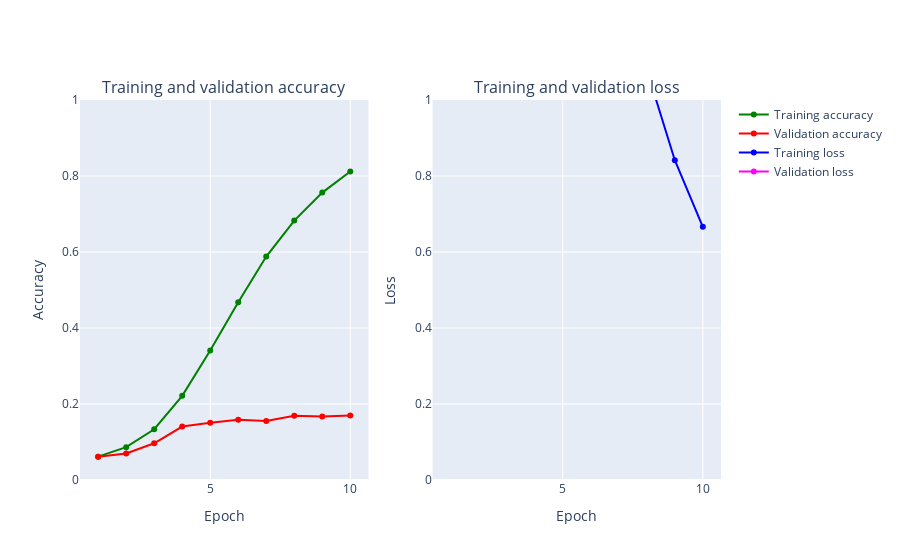

Write notebook code for a chart like this one.
### Code cell
epochs = 15
num_classes = 20
seed = np.random.seed(1)







fashion_model = Sequential()
fashion_model.add(Conv2D(32, kernel_size=(3, 3),activation='relu',input_shape=(32,32,3)))
fashion_model.add(Conv2D(64, (3, 3), activation='relu'))
fashion_model.add(Flatten())
fashion_model.add(Dense(128, activation='relu'))
fashion_model.add(Dense(num_classes, activation='softmax'))

fashion_model.compile(loss='categorical_crossentropy', optimizer=Adam(),metrics=['accuracy'])
fashion_model.summary()

early_stopping = EarlyStopping(monitor='val_loss', patience=20, verbose=1)
mc = ModelCheckpoint('dummy_model_20.h5', monitor='val_accuracy', mode='max', verbose=1, save_best_only=True)


h_callback = fashion_model.fit(X_train, y_train, epochs = 10,
               validation_data=(X_val, y_val) , callbacks=[early_stopping, mc])

# Plot train vs test loss during training 
plot_accuracy_and_loss(h_callback)

### Figure 1 — Plotly figure (JSON) as saved in the notebook; plotly's stock layout.template omitted (floating-point values rounded to 4 significant figures)
{"data": [{"marker": {"color": "Green"}, "mode": "markers+lines", "name": "Training accuracy", "text": ["1", "2", "3", "4", "5", "6", "7", "8", "9", "10"], "type": "scatter", "x": [1, 2, 3, 4, 5, 6, 7, 8, 9, 10], "xaxis": "x", "y": [0.06145, 0.08637, 0.1336, 0.2215, 0.3407, 0.4679, 0.5879, 0.6826, 0.7563, 0.812], "yaxis": "y"}, {"marker": {"color": "Red"}, "mode": "markers+lines", "name": "Validation accuracy", "text": ["1", "2", "3", "4", "5", "6", "7", "8", "9", "10"], "type": "scatter", "x": [1, 2, 3, 4, 5, 6, 7, 8, 9, 10], "xaxis": "x", "y": [0.0613, 0.07, 0.0967, 0.1407, 0.1505, 0.1587, 0.155, 0.1691, 0.1668, 0.1699], "yaxis": "y"}, {"marker": {"color": "Blue"}, "mode": "markers+lines", "name": "Training loss", "text": ["1", "2", "3", "4", "5", "6", "7", "8", "9", "10"], "type": "scatter", "x": [1, 2, 3, 4, 5, 6, 7, 8, 9, 10], "xaxis": "x2", "y": [4.919, 2.944, 2.825, 2.563, 2.183, 1.773, 1.39, 1.079, 0.8416, 0.6661], "yaxis": "y2"}, {"marker": {"color": "Magenta"}, "mode": "markers+lines", "name": "Validation loss", "text": ["1", "2", "3", "4", "5", "6", "7", "8", "9", "10"], "type": "scatter", "x": [1, 2, 3, 4, 5, 6, 7, 8, 9, 10], "xaxis": "x2", "y": [2.988, 2.98, 3.004, 3.003, 3.46, 3.941, 4.825, 6.239, 7.449, 9.737], "yaxis": "y2"}], "layout": {"annotations": [{"font": {"size": 16}, "showarrow": false, "text": "Training and validation accuracy", "x": 0.225, "xanchor": "center", "xref": "paper", "y": 1, "yanchor": "bottom", "yref": "paper"}, {"font": {"size": 16}, "showarrow": false, "text": "Training and validation loss", "x": 0.775, "xanchor": "center", "xref": "paper", "y": 1, "yanchor": "bottom", "yref": "paper"}], "xaxis": {"anchor": "y", "domain": [0, 0.45], "title": {"text": "Epoch"}}, "xaxis2": {"anchor": "y2", "domain": [0.55, 1], "title": {"text": "Epoch"}}, "yaxis": {"anchor": "x", "domain": [0, 1], "range": [0, 1], "title": {"text": "Accuracy"}}, "yaxis2": {"anchor": "x2", "domain": [0, 1], "range": [0, 1], "title": {"text": "Loss"}}}}
